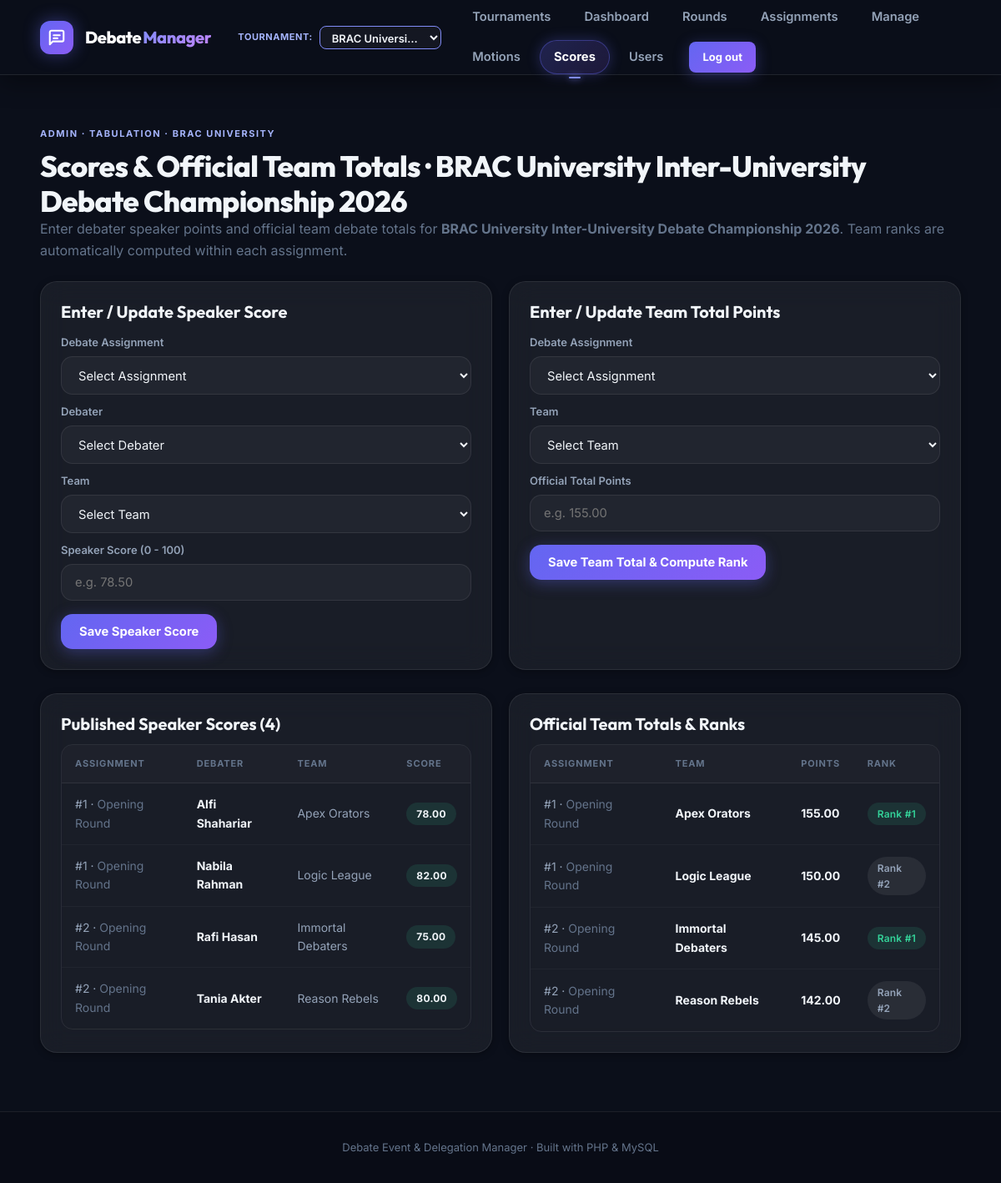
The app's page /admin/scores.php (signed in) with its own data.
### tables this page shows
CREATE TABLE competition (
  competition_id INT AUTO_INCREMENT PRIMARY KEY,
  name VARCHAR(200) NOT NULL,
  description TEXT NULL,
  host_inst_id INT NOT NULL,
  start_date DATE NULL,
  end_date DATE NULL,
  status ENUM('upcoming','active','completed') NOT NULL DEFAULT 'active',
  created_at TIMESTAMP DEFAULT CURRENT_TIMESTAMP,
  CONSTRAINT fk_comp_institution FOREIGN KEY(host_inst_id) REFERENCES institution(inst_id) ON DELETE RESTRICT
);

CREATE TABLE institution (
  inst_id INT AUTO_INCREMENT PRIMARY KEY,
  name VARCHAR(120) NOT NULL,
  type VARCHAR(80) NOT NULL
);

CREATE TABLE score_entry (
  score_id INT AUTO_INCREMENT PRIMARY KEY,
  speaker_score DECIMAL(6,2) NOT NULL,
  participant_id INT NOT NULL,
  team_id INT NOT NULL,
  assignment_id INT NOT NULL,
  CONSTRAINT fk_score_participant FOREIGN KEY(participant_id) REFERENCES debater(participant_id) ON DELETE CASCADE,
  CONSTRAINT fk_score_team FOREIGN KEY(team_id) REFERENCES team(team_id) ON DELETE CASCADE,
  CONSTRAINT fk_score_assignment FOREIGN KEY(assignment_id) REFERENCES debate_assignment(assignment_id) ON DELETE CASCADE,
  UNIQUE KEY uq_speaker_assignment(participant_id, assignment_id)
);

CREATE TABLE debate_round (
  round_id INT AUTO_INCREMENT PRIMARY KEY,
  competition_id INT NOT NULL,
  round_name VARCHAR(120) NOT NULL,
  round_num INT NOT NULL,
  start_time DATETIME NOT NULL,
  CONSTRAINT fk_round_comp FOREIGN KEY(competition_id) REFERENCES competition(competition_id) ON DELETE CASCADE
);

CREATE TABLE participant (
  participant_id INT AUTO_INCREMENT PRIMARY KEY,
  email VARCHAR(160) NOT NULL UNIQUE,
  name VARCHAR(120) NOT NULL,
  phone VARCHAR(40),
  age INT,
  skill_level VARCHAR(50),
  inst_id INT NULL,
  CONSTRAINT fk_participant_inst FOREIGN KEY(inst_id) REFERENCES institution(inst_id) ON DELETE SET NULL
);

CREATE TABLE team (
  team_id INT AUTO_INCREMENT PRIMARY KEY,
  competition_id INT NOT NULL,
  team_name VARCHAR(120) NOT NULL,
  inst_id INT NULL,
  CONSTRAINT fk_team_comp FOREIGN KEY(competition_id) REFERENCES competition(competition_id) ON DELETE CASCADE,
  CONSTRAINT fk_team_inst FOREIGN KEY(inst_id) REFERENCES institution(inst_id) ON DELETE SET NULL,
  UNIQUE KEY uq_comp_team (competition_id, team_name)
);

CREATE TABLE team_totals (
  team_id INT NOT NULL,
  assignment_id INT NOT NULL,
  total_points DECIMAL(8,2) NOT NULL,
  team_rank INT NULL,
  PRIMARY KEY(team_id, assignment_id),
  CONSTRAINT fk_tt_team FOREIGN KEY(team_id) REFERENCES team(team_id) ON DELETE CASCADE,
  CONSTRAINT fk_tt_assignment FOREIGN KEY(assignment_id) REFERENCES debate_assignment(assignment_id) ON DELETE CASCADE
);

### config/bootstrap.php (called while the page is built, shortened)
<?php
require_once __DIR__ . '/database.php';
function e(?string $v): string {
    return htmlspecialchars((string)$v, ENT_QUOTES, 'UTF-8');
}
function q(string $sql, array $params = []): array {
    $s = db()->prepare($sql);
    $s->execute($params);
    return $s->fetchAll();
}
function one(string $sql, array $params = []): ?array {
    $s = db()->prepare($sql);
    $s->execute($params);
    $r = $s->fetch();
    return $r ?: null;
}
function get_competition(int $id): ?array {
    return one('SELECT c.*, i.name AS host_name, i.type AS host_type
                FROM competition c
                JOIN institution i ON i.inst_id = c.host_inst_id
                WHERE c.competition_id = ?', [$id]);
}
function current_competition_id(): int {
    if (!empty($_SESSION['admin_competition_id'])) {
        $cid = (int)$_SESSION['admin_competition_id'];
        if (get_competition($cid)) {
            return $cid;
        }
    }
    $first = one('SELECT competition_id FROM competition ORDER BY status="active" DESC, competition_id ASC LIMIT 1');
    $id = (int)($first['competition_id'] ?? 1);
    return $id;
}
function current_competition(): ?array {
    return get_competition(current_competition_id());
}

### config/database.php (called while the page is built, shortened)
<?php
function db(): PDO {
    static $pdo = null;
    if ($pdo === null) {
        $dsn = 'mysql:host=' . DB_HOST . ';dbname=' . DB_NAME . ';charset=utf8mb4';
        $pdo = new PDO($dsn, DB_USER, DB_PASS, [
            PDO::ATTR_ERRMODE => PDO::ERRMODE_EXCEPTION,
            PDO::ATTR_DEFAULT_FETCH_MODE => PDO::FETCH_ASSOC,
            PDO::ATTR_EMULATE_PREPARES => false,
        ]);
    }
    return $pdo;
}

### admin/scores.php (the view, shortened to what this page needs)
<?php
require_once '../config/bootstrap.php';
$cid  = current_competition_id();
$comp = current_competition();
$scores = q('SELECT se.*, p.name, t.team_name, r.round_name, se.assignment_id
             FROM score_entry se
             JOIN participant p ON p.participant_id = se.participant_id
             JOIN team t ON t.team_id = se.team_id
             JOIN debate_assignment a ON a.assignment_id = se.assignment_id
             JOIN debate_round r ON r.round_id = a.round_id
             WHERE r.competition_id = ?
             ORDER BY se.assignment_id, p.name', [$cid]);
$totals = q('SELECT tt.*, t.team_name, r.round_name
             FROM team_totals tt
             JOIN team t ON t.team_id = tt.team_id
             JOIN debate_assignment a ON a.assignment_id = tt.assignment_id
             JOIN debate_round r ON r.round_id = a.round_id
             WHERE r.competition_id = ?
             ORDER BY tt.assignment_id, tt.team_rank', [$cid]);
include '../partials/header.php';
?>
<div class="section-head">
  <div>
    <span class="kicker">Admin &middot; Tabulation &middot; <?= e($comp['host_name'] ?? '') ?></span>
    <h1>Scores &amp; Official Team Totals &middot; <?= e($comp['name'] ?? '') ?></h1>
    <p class="muted">Enter debater speaker points and official team debate totals for <strong><?= e($comp['name'] ?? '') ?></strong>. Team ranks are automatically computed within each assignment.</p>
  </div>
</div>
<div class="grid grid-2">
  <div class="card">
    <h3>Enter / Update Speaker Score</h3>
    <form method="post" action="scores.php" style="margin-top: 14px;">
      <div class="form-row">
        <label class="label">Debate Assignment</label>
        <select name="assignment_id" required>
          <option value="">Select Assignment</option>
        </select>
      </div>
      <div class="form-row" style="margin-top: 10px;">
        <label class="label">Debater</label>
        <select name="participant_id" required>
          <option value="">Select Debater</option>
        </select>
      </div>
      <div class="form-row" style="margin-top: 10px;">
        <label class="label">Team</label>
        <select name="team_id" required>
          <option value="">Select Team</option>
        </select>
      </div>
      <div class="form-row" style="margin-top: 10px;">
        <label class="label">Speaker Score (0 - 100)</label>
        <input type="number" step="0.01" min="0" max="100" name="speaker_score" placeholder="e.g. 78.50" required>
      </div>
      <button class="btn" type="submit" style="margin-top: 16px;">Save Speaker Score</button>
    </form>
  </div>
  <div class="card">
    <h3>Enter / Update Team Total Points</h3>
    <form method="post" action="scores.php" style="margin-top: 14px;">
      <div class="form-row">
        <label class="label">Debate Assignment</label>
        <select name="assignment_id" required>
          <option value="">Select Assignment</option>
        </select>
      </div>
      <div class="form-row" style="margin-top: 10px;">
        <label class="label">Team</label>
        <select name="team_id" required>
          <option value="">Select Team</option>
        </select>
      </div>
      <div class="form-row" style="margin-top: 10px;">
        <label class="label">Official Total Points</label>
        <input type="number" step="0.01" min="0" name="total_points" placeholder="e.g. 155.00" required>
      </div>
      <button class="btn" type="submit" style="margin-top: 16px;">Save Team Total &amp; Compute Rank</button>
    </form>
  </div>
</div>
<div class="section grid grid-2">
  <div class="card">
    <h3>Published Speaker Scores (<?= count($scores) ?>)</h3>
    <div class="table-wrap" style="margin-top: 12px;">
      <table class="table">
        <thead>
          <tr>
            <th>Assignment</th>
            <th>Debater</th>
            <th>Team</th>
            <th>Score</th>
          </tr>
        </thead>
        <tbody>
          <?php foreach ($scores as $s): ?>
            <tr>
              <td>#<?= e($s['assignment_id']) ?> &middot; <span class="muted"><?= e($s['round_name']) ?></span></td>
              <td><strong><?= e($s['name']) ?></strong></td>
              <td><?= e($s['team_name']) ?></td>
              <td><span class="badge green"><strong><?= e($s['speaker_score']) ?></strong></span></td>
            </tr>
          <?php endforeach; ?>
        </tbody>
      </table>
    </div>
  </div>
  <div class="card">
    <h3>Official Team Totals &amp; Ranks</h3>
    <div class="table-wrap" style="margin-top: 12px;">
      <table class="table">
        <thead>
          <tr>
            <th>Assignment</th>
            <th>Team</th>
            <th>Points</th>
            <th>Rank</th>
          </tr>
        </thead>
        <tbody>
          <?php foreach ($totals as $tot): ?>
            <tr>
              <td>#<?= e($tot['assignment_id']) ?> &middot; <span class="muted"><?= e($tot['round_name']) ?></span></td>
              <td><strong><?= e($tot['team_name']) ?></strong></td>
              <td><strong><?= e($tot['total_points']) ?></strong></td>
              <td>
                <span class="badge <?= $tot['team_rank'] == 1 ? 'green' : 'gray' ?>">
                  Rank #<?= e($tot['team_rank'] ?? '—') ?>
                </span>
              </td>
            </tr>
          <?php endforeach; ?>
        </tbody>
      </table>
    </div>
  </div>
</div>
<?php include '../partials/footer.php'; ?>

### records on screen
competition: host_inst.name "BRAC UNIVERSITY", name "BRAC University Inter-University Debate Championship 2026"
score_entry: assignment "1", debate_round.round_name "Opening Round", participant.name "Alfi Shahariar", team.team_name "Apex Orators", speaker_score "78.00"
score_entry: assignment "1", debate_round.round_name "Opening Round", participant.name "Nabila Rahman", team.team_name "Logic League", speaker_score "82.00"
score_entry: assignment "2", debate_round.round_name "Opening Round", participant.name "Rafi Hasan", team.team_name "Immortal Debaters", speaker_score "75.00"
score_entry: assignment "2", debate_round.round_name "Opening Round", participant.name "Tania Akter", team.team_name "Reason Rebels", speaker_score "80.00"
team_totals: assignment "1", debate_round.round_name "Opening Round", team.team_name "Apex Orators", total_points "155.00", team_rank "1"
team_totals: assignment "1", debate_round.round_name "Opening Round", team.team_name "Logic League", total_points "150.00", team_rank "2"
team_totals: assignment "2", debate_round.round_name "Opening Round", team.team_name "Immortal Debaters", total_points "145.00", team_rank "1"
team_totals: assignment "2", debate_round.round_name "Opening Round", team.team_name "Reason Rebels", total_points "142.00", team_rank "2"

### other values on screen
count($scores) "4"
form field competition_id "BRAC University Inter-University Debate Championship 2026 (BRAC University)"
